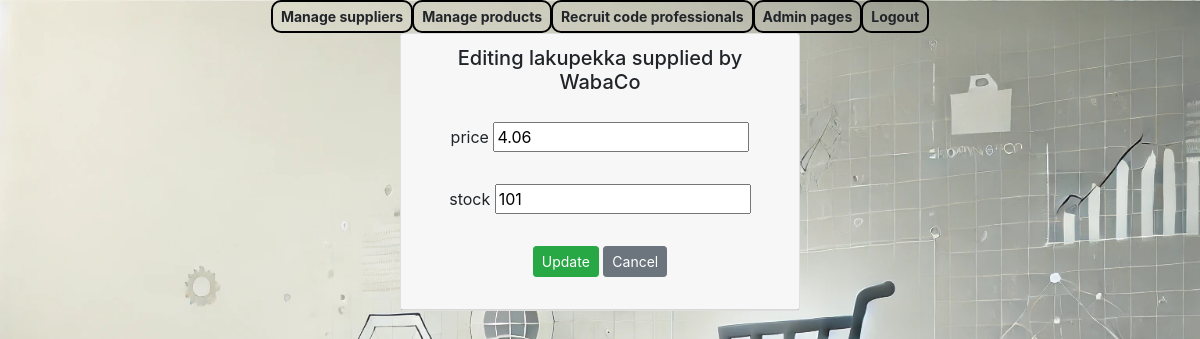
Screenshot of /edit-product-get/1/ with the database file from the repository.
### app/models.py (models this page shows, shortened)
class Product(models.Model):
    productname = models.CharField(max_length = 20, default = "laku")
    packagesize = models.CharField(max_length = 20, default = 3)
    unitprice = models.DecimalField(max_digits=8, decimal_places=2, default=1.00)
    unitsinstock = models.IntegerField(default = 3)
    supplier = models.ForeignKey(Supplier, on_delete=models.CASCADE)

class Supplier(models.Model):
    companyname = models.CharField(max_length = 50, default="firma")
    contactname = models.CharField(max_length = 50, default="firma")
    address = models.CharField(max_length = 100, default="firma")
    phone = models.CharField(max_length = 20, default="firma")
    email = models.CharField(max_length = 50, default="firma")
    country = models.CharField(max_length = 50, default="firma")

### app/views.py (the view)
# urls.py: path('edit-product-get/<int:id>/', edit_product_get),
def edit_product_get(request, id):
        product = Product.objects.get(id = id)
        context = {'product': product}
        return render (request,"edit_product.html",context)

### app/templates/edit_product.html (shortened to what this page needs)
{% extends 'index.html' %}
{% block content %}
<div class="card" style="width: 25rem;">
    <div class="card-header">
        <h5>Editing {{product.productname}} supplied by {{product.supplier.companyname}}</h5>
        <div class="card-body">
            <form method="post" action="/edit-product-post/{{product.id}}/">
                <div class="form-group">
                    <label>price</label>
                    <input type="number" step=".01" name="unitprice" value="{{product.unitprice}}" class="form-group">
                </div>
                <div class="form-group">
                    <label>stock</label>
                    <input type="number" name="unitsinstock" value="{{product.unitsinstock}}" class="form-group">
                </div>
                <input type="submit" value="Update" class="btn btn-success btn-sm">
                <input type="button" onclick="window.location.href='/products'" id="hide-btn"
                    class="btn btn-secondary btn-sm" value="Cancel">
            </form>
        </div>
    </div>
</div>
{% endblock %}

### app/static/css/styles.css (style rules this page uses)
body { background-image: url("/static/images/background.png"); background-size: cover; background-repeat: no-repeat; background-attachment: fixed; }

### rows the page displays
Product: productname "lakupekka", supplier.companyname "WabaCo", unitprice "4.06", unitsinstock "101"
